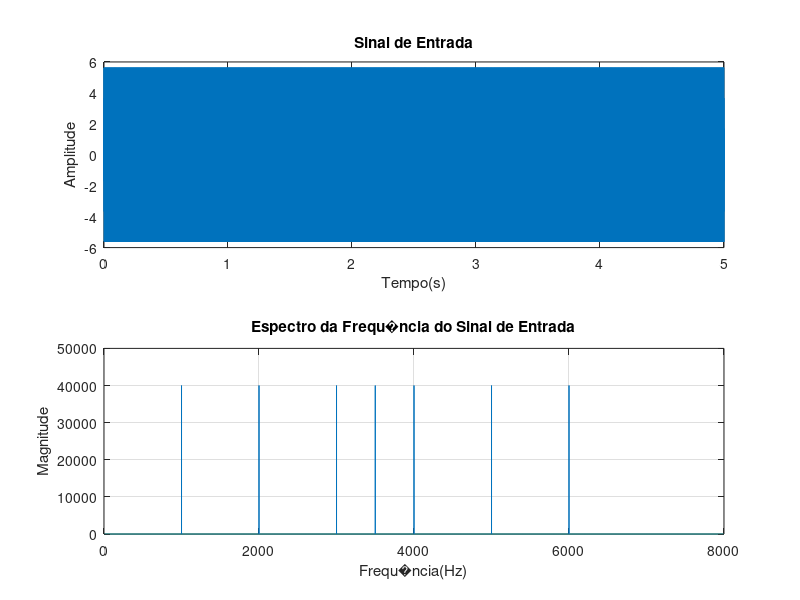

This chart was generated by the following MATLAB code: (Note: this script raises an error after producing the figure.)
close all
clear all
clc


%% Sinal de Entrada


resposta = questdlg('Deseja gravar um arquivo de audio?', ...
    'Reproduzir','Sim', 'N�o','N�o');
if strcmp(resposta,'Sim')   % Compara as strings
    Fs = 16000; %frequ�ncia de amostragem
    bits = 16; %quantidade de bits do sinal de audio
    channel = 1; %quantidade de canais
    audio = audiorecorder(Fs, bits, channel); %audiorecordar(frequ�ncia de amostragem, n�mero de bits do sinal, n�mero de canais)
    disp('Gravando') %avisa quando come�a a gravar
    record(audio,5); %vai gravar 5 segundos de audio
    pause(5) %pausa para gravar os 5 segundos de audio
    x = getaudiodata(audio)'; %salvando o audio gravado na variavel x
    disp('Grava��o Encerrada')
    t = 0:1/Fs:length(x)*(1/Fs)-(1/Fs);  %criando eixo do tempo
    ruido = (0.05*sin(4000*2*pi*t))+(0.05*sin(5000*2*pi*t))+(0.05*sin(6000*2*pi*t));%(0.5-rand(1,length(x)))./20; %criando ru�do para an�lise do sinal
    x = x+ruido; % adicionando ru�do no sinal
    resposta1 = questdlg('Deseja reproduzir este arquivo de audio?', ...
    'Reproduzir','Sim', 'N�o','N�o');
    if strcmp(resposta1,'Sim')   % Compara as strings
        sound(x,Fs);
    end
else
    Fs = 16000; 

    t = 0:1/Fs:5-(1/Fs);    %eixo do tempo
    x = sin(1000*2*pi*t)+sin(2000*2*pi*t)+sin(3000*2*pi*t)+sin(3500*2*pi*t)+sin(4000*2*pi*t)+sin(5000*2*pi*t)+sin(6000*2*pi*t);  %Entrada
end    



% [x,Fs] = audioread('sinal_de_entrada.wav');
% x = x';
% t = 0:1/Fs:length(x)*(1/Fs)-(1/Fs); 


%%
%%%%%%% PLOT %%%%%%%%
figure (1)
subplot(2,1,1)
plot(t,x)
grid on
title('Sinal de Entrada')
xlabel('Tempo(s)')
ylabel('Amplitude')
%xlim([1 1.003])
%%%%%%%%%%%%%%%%%%%%%

fftx= abs(fft(x)); %FFT do capeta
freq = Fs*[1:length(fftx)/2]/length(fftx); %eixo da frequ�ncia da fft do capeta

%%%%%%% PLOT %%%%%%%%
subplot(2,1,2)
plot(freq,fftx(1:length(freq)))
grid on
title('Espectro da Frequ�ncia do Sinal de Entrada')
xlabel('Frequ�ncia(Hz)')
ylabel('Magnitude')
%%%%%%%%%%%%%%%%%%%%%


%% Parametros Pagina 305 do Proakis 2012
fp = 2900;    %frequ�ncia de passagem (passa baixa)
fs = 4000;     %frequ�ncia de parada (passa baixa)
fc = (fs+fp)/2; %frequ�ncia de corte
ft = fs-fp;      %frequ�ncia de transi��o

wp = (fp/(Fs/2))*pi; %frequ�ncia de passagem normalizada em pi
ws = (fs/(Fs/2))*pi;  %frequ�ncia de parada normalizada em pi
wc = (fc/(Fs/2))*pi;   %frequ�ncia de corte normalizada em pi
wt = ws-wp;             %frequ�ncia de transi��o

Rp = 1;    %Parametro de inicializa��o do Ripple da faixa de passagem
As = 1;     %Parametro de inicializa��o do Ripple da faixa de parada
sigma1 = 0;  %Parametro de inicializa��o do sigma 1
sigma2 = 0;   %Parametro de inicializa��o do sigma 2

while Rp <= 0.2 || Rp >= 0.25   %faixa de tolerancia para o meu Rippler de faixa de passagem
    sigma1 = sigma1 + 0.0001;
    Rp = -20*log10((1-sigma1)/(1+sigma1));
end

while As <= 15 || As >= 20      %faixa de tolerancia para o meu Rippler de faixa de parada
    sigma2 = sigma2 + 0.0001;
    As = -20*log10(sigma2/(1+sigma1));
end

M = ceil(1.8*pi/wt);    %ordem do filtro, vai depender da janela que foi usada, olhar a p�gina 330 do livro proakis 2012
L = length(x);               %tamanho do sinal de entrada
window = rectwin(M);          %janela retangular


%% Cria��o do Filtro

%%%%% P�gina 332 PDF Proakis 2012 %%%%%
alpha = (M-1)/2;        
n = (0:1:(M-1));
m = (n - alpha);  %eixo pro lado negativo e positivo
wc_d = (wc/pi);    %frequ�ncia de corte desnormalizada
hd = wc_d*(sin(pi*wc_d*m)./(pi*wc_d*m));  %Filtro Ideal   x=fc*m  %%%  passa baixa: fc * sen(pi*x)/(pi*x) %%%%% passa alta: fc * -cos(pi*x)/(pi*x) 
%%%%%%%%%%%%%%%%%%%%%%%%%%%%%%%%%%%%%%%
hd = hd;
h = hd.*(window');    %filtro real = filtro ideal * janela
% plot(h)
fvtool(h)

%% Caracteristicas do Filtro

% for k=1:M               %Substitui as amostras NaN do filtro por 0
%     if pi*fc*m(k) == 0
%         h(k)=1;
%     end
% end
% M = length(h);


%%%%%%% PLOT %%%%%%%%
figure(2)
subplot(2,1,1)
plot(0:length(h)-1,h,'b-s','MarkerFaceColor', [0 0 0])
grid on
hold on
stem(0:length(h)-1,h,'k--s' )
title('Filtro')
xlabel('Amostras')
ylabel('Amplitude')
hold off
%%%%%%%%%%%%%%%%%%%%%

%%%%%%% PLOT %%%%%%%%
subplot(2,1,2)
zplane(h,1)
grid on
title('Plano Z do Filtro')
xlabel('Polo Real')
ylabel('Polo Imaginario')
%%%%%%%%%%%%%%%%%%%%%


%% Convolu��o

% signal = conv(x,h); %Convolu��o do sinal de entrada com o sinal de entrada
% 
% %%%%%%% PLOT %%%%%%%%
% figure(3)
% subplot(2,1,1)
% plot(0:1/Fs:(1/Fs)*length(signal)-(1/Fs),signal)
% grid on
% title('Sinal de Entrada Convolu�do com o Filtro')
% xlabel('Tempo(s)')
% ylabel('Amplitude')
% %%%%%%%%%%%%%%%%%%%%%
% 
% 
% fftx= abs(fft(signal)); %FFT do capeta
% 
% if (floor(length(fftx)/2)-(length(fftx)/2)) == 0
%     freq = Fs*[1:length(fftx)/2 -length(fftx)/2:-1]/length(fftx); %eixo da frequ�ncia da fft do capeta
% else
%     freq = Fs*[1:length(fftx)/2 -length(fftx)/2:0]/length(fftx); %eixo da frequ�ncia da fft do capeta
% end
% 
% %%%%%%% PLOT %%%%%%%%
% subplot(2,1,2)
% plot(freq,fftx)
% grid on
% title('Espectro da Frequ�ncia do Sinal Filtrado Pela Convolu��o')
% xlabel('Frequ�ncia(Hz)')
% ylabel('Magnitude')
% %%%%%%%%%%%%%%%%%%%%%


%% Implementa��o com Equa��o de Diferen�as

figure(4)

for k=M:L %Equa��o de diferen�a
    x_filtrado(k) = sum(x(k:-1:k-M+1).*h(1:end));
end

%%%%%%% PLOT %%%%%%%%
subplot(2,1,1)
plot(t,x_filtrado)
grid on
title('Sinal de Entrada Filtrado')
xlabel('Tempo(s)')
ylabel('Amplitude')
%xlim([1 1.003])
%%%%%%%%%%%%%%%%%%%%%


fftx= abs(fft(x_filtrado)); %FFT do capeta
freq = Fs*[1:length(fftx)/2]/length(fftx); %eixo da frequ�ncia da fft do capeta

%%%%%%% PLOT %%%%%%%%
subplot(2,1,2)
plot(freq,fftx(1:length(freq)))
grid on
title('Espectro da Frequ�ncia do Sinal de Entrada Filtrado')
xlabel('Frequ�ncia(Hz)')
ylabel('Magnitude')
axis([1 8000 0 max(fftx)*1.15])
%%%%%%%%%%%%%%%%%%%%%

fvtool(h) % Respsota do Filtro







